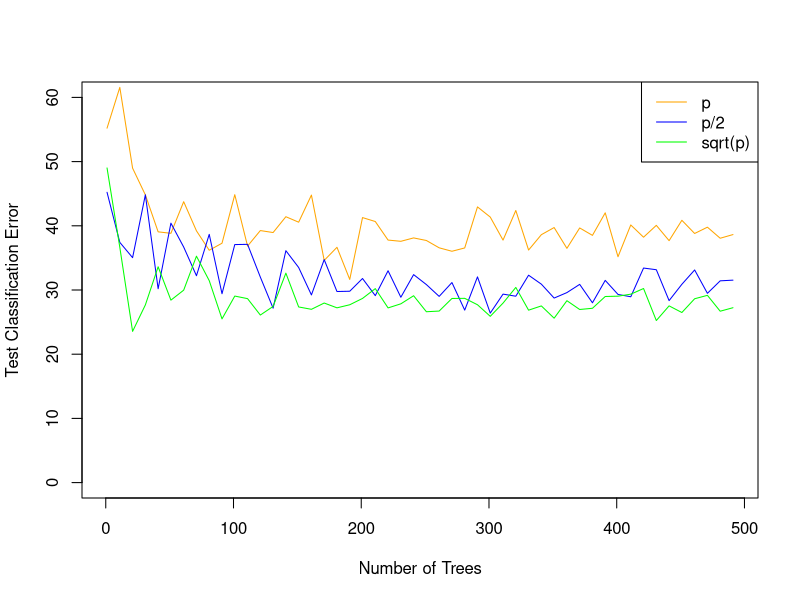

Reproduce this figure in R.
## Chapter 8 exercise 7

library(randomForest)
library(MASS)

train = sample(1:nrow(Boston), nrow(Boston)/2)
boston.test = Boston[-train,"medv"]

n_trees = seq(from=1, to=500, by=10)
p = ncol(Boston)- 1 ## to keep away the response variable
n_predictors = c(p, p/2, sqrt(p))
MSE = data.frame(matrix(NA, nrow = 50, ncol = 3))
colnames(MSE) = c("p","p/2","sqrt(p)")


for(p in 1:length(n_predictors)){
  for(n in 1:length(n_trees)){
    bag.boston = randomForest(medv ~., data = Boston, subset = train, mtry=p, importance = TRUE, ntree=n)
    yhat.bag = predict(bag.boston, newdata = Boston[-train,])
    MSE[n,p] = mean((yhat.bag - boston.test)^2)
  }
}

plot(n_trees, MSE$p, xlab= "Number of Trees", ylab = "Test Classification Error", type = "l", col="orange",ylim = c(0,60))
lines(n_trees, MSE$`p/2`, type ="l", col="blue")
lines(n_trees, MSE$`sqrt(p)`, type ="l", col="green")
legend("topright", legend=c("p","p/2","sqrt(p)"),
       col=c("orange", "blue","green"), lty=1)

